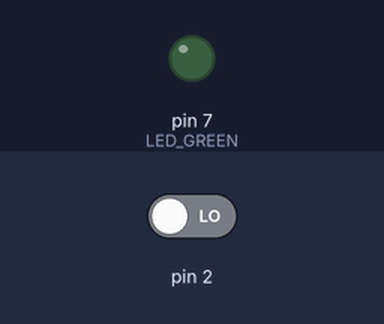
A sketch run on a simulated Arduino Uno, built with avr-gcc and run on an emulated ATmega328P. Parts: output pins drawn as LEDs (lit = HIGH). The inputs (shaded band) are chosen by the test bench; at power-on: pin 2 LOW.

Above: at 1.2 s.
1.3 s: pin 2 driven HIGH
At 3.1 s:
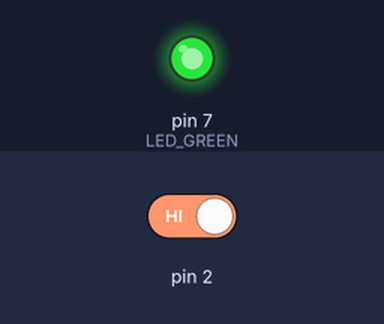
Timing chart, 0 to 4.6 s (numbered marks = the images above; inputs shaded):
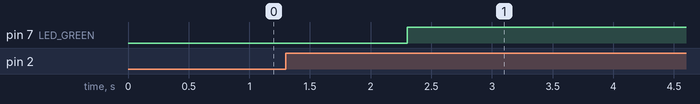

The sketch:

TimerInterrupt_kadai1.ino
```cpp
#include <MsTimer2.h>

#define LED_GREEN 7
#define SW_PIN_INTERRUPT 0
#define TIMETIME 1000

typedef enum{
  OFF,
  ON
}LEDSTATE;

volatile LEDSTATE led_state = OFF;

void led_change()
{
  if(led_state == OFF)
  {
    led_state = ON;
  }
  else{
    led_state = OFF;
  }
  if(led_state == ON)
  {
    digitalWrite(LED_GREEN, HIGH);
  }
  else
  {
    digitalWrite(LED_GREEN, LOW);
  }
  MsTimer2::stop();
}

void timer_start()
{
  MsTimer2::start();
}

void setup() {
  pinMode(LED_GREEN, OUTPUT);
  MsTimer2::set(TIMETIME, led_change);
  attachInterrupt(SW_PIN_INTERRUPT, timer_start, RISING);
}

void loop() {

}
```

Measured:
- after the input at 1.3 s, pin 7 (LED_GREEN): LOW → HIGH after 1.0 s
